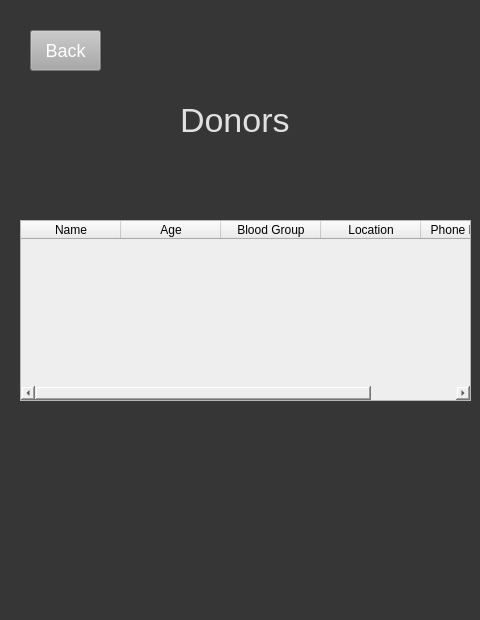
<?xml version="1.0" encoding="UTF-8"?>
<ui version="4.0">
 <class>Form</class>
 <widget class="QWidget" name="Form">
  <property name="geometry">
   <rect>
    <x>0</x>
    <y>0</y>
    <width>480</width>
    <height>620</height>
   </rect>
  </property>
  <property name="windowTitle">
   <string>Form</string>
  </property>
  <property name="styleSheet">
   <string notr="true">background-color: rgb(54, 54, 54);</string>
  </property>
  <widget class="QLabel" name="label">
   <property name="geometry">
    <rect>
     <x>180</x>
     <y>90</y>
     <width>171</width>
     <height>61</height>
    </rect>
   </property>
   <property name="styleSheet">
    <string notr="true">font-size:34px; 
color: rgb(225, 225, 225);</string>
   </property>
   <property name="text">
    <string>Donors</string>
   </property>
  </widget>
  <widget class="QPushButton" name="backButton">
   <property name="geometry">
    <rect>
     <x>30</x>
     <y>30</y>
     <width>71</width>
     <height>41</height>
    </rect>
   </property>
   <property name="styleSheet">
    <string notr="true">background-color: rgb(167, 168, 167); 
color: rgb(255, 255, 255);
font-size:18px</string>
   </property>
   <property name="text">
    <string>Back</string>
   </property>
  </widget>
  <widget class="QFrame" name="frame">
   <property name="geometry">
    <rect>
     <x>20</x>
     <y>220</y>
     <width>451</width>
     <height>181</height>
    </rect>
   </property>
   <property name="styleSheet">
    <string notr="true">background-color: rgb(238, 238, 238);</string>
   </property>
   <property name="frameShape">
    <enum>QFrame::StyledPanel</enum>
   </property>
   <property name="frameShadow">
    <enum>QFrame::Raised</enum>
   </property>
   <widget class="QTableWidget" name="tableWidget">
    <property name="geometry">
     <rect>
      <x>0</x>
      <y>0</y>
      <width>451</width>
      <height>181</height>
     </rect>
    </property>
    <property name="styleSheet">
     <string notr="true"/>
    </property>
    <column>
     <property name="text">
      <string>Name</string>
     </property>
    </column>
    <column>
     <property name="text">
      <string>Age</string>
     </property>
    </column>
    <column>
     <property name="text">
      <string>Blood Group</string>
     </property>
    </column>
    <column>
     <property name="text">
      <string>Location</string>
     </property>
    </column>
    <column>
     <property name="text">
      <string>Phone Number</string>
     </property>
    </column>
   </widget>
  </widget>
 </widget>
 <resources/>
 <connections/>
</ui>
